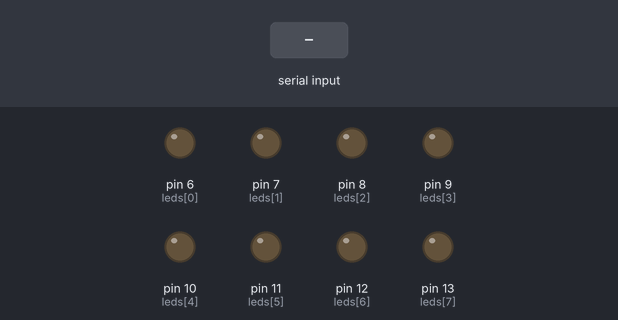
Simulated run of this sketch. Board: Arduino Uno, built with avr-gcc and run on an emulated ATmega328P. Shown: output pins drawn as LEDs (lit = HIGH). The inputs (shaded band) are chosen by the test bench.

Above: at 1.2 s.
1.3 s: "5\n" received over Serial
At 2.7 s:
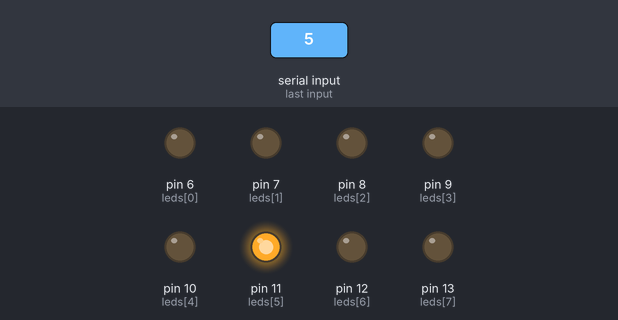
Timing chart, 0 to 4.3 s (numbered marks = the images above; inputs shaded):
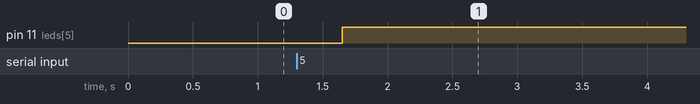

The sketch:

SE_Prog4_LecturaSerial.ino
```cpp
int leds[8] = {6, 7, 8, 9, 10, 11, 12, 13};

void setup(){
    for(int i = 0; i < 8; i++){
        pinMode(leds[i], OUTPUT);
    }

    Serial.begin(9600);
    Serial.setTimeout(250);
}

int v;
void loop(){
    if(Serial.available() > 0){
        v = Serial.readString().toInt(); // 0 - 7
        digitalWrite(leds[v], 1);
    }
    delay(100);
}
```

Measured:
- after the input at 1.3 s, pin 11 (leds[5]): LOW → HIGH after 0.35 s
